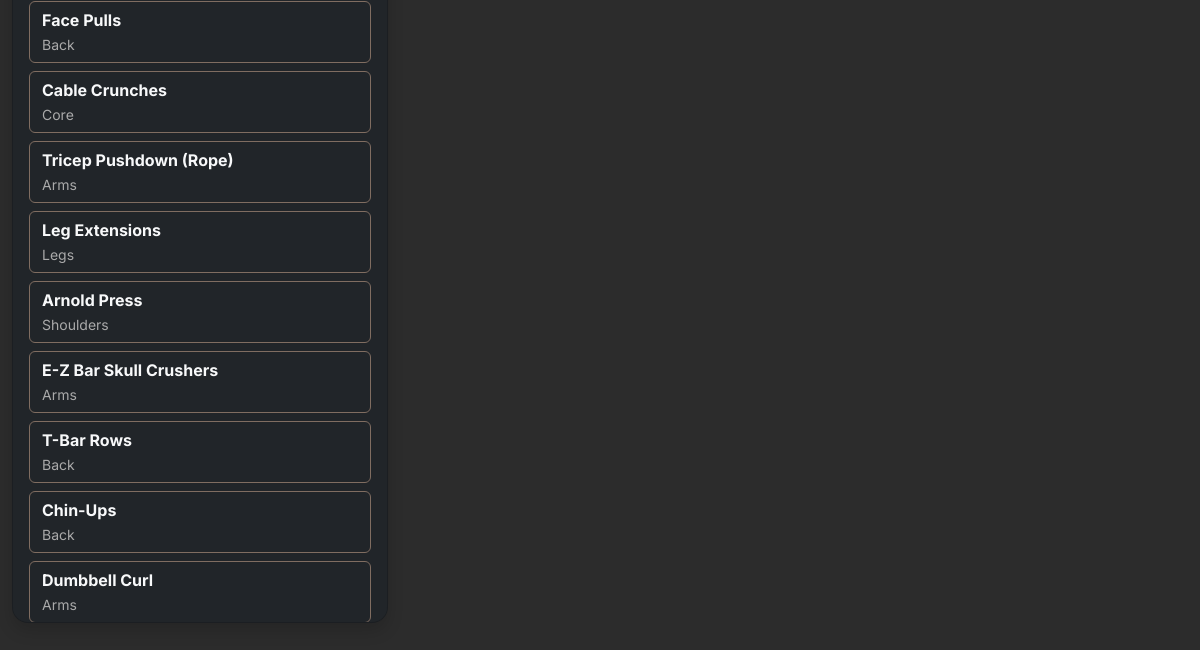
The page /log_workout (signed in, lower part) on the database as committed earlier.
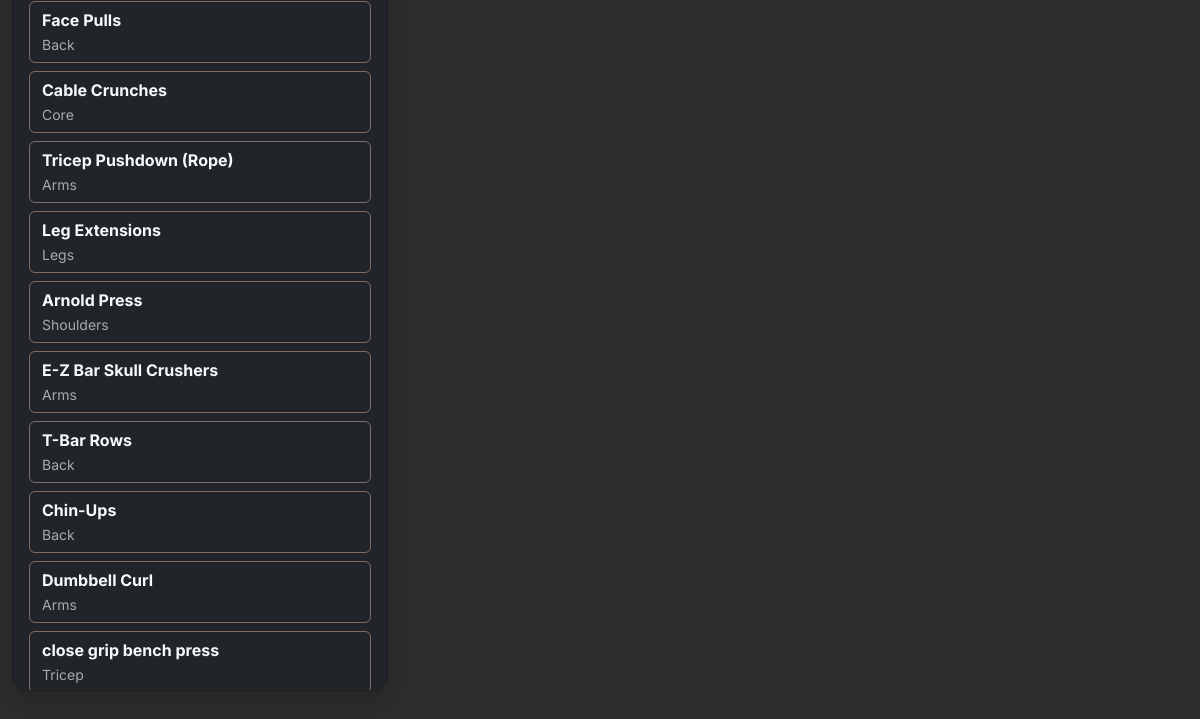
The same page on the database as committed later.
### tables this page shows
CREATE TABLE "exercises" (
	"id"	INTEGER,
	"name"	TEXT NOT NULL UNIQUE,
	"muscle_group"	TEXT NOT NULL,
	"equipment"	TEXT,
	"type"	TEXT,
	"difficulty"	TEXT,
	"primary_muscle"	TEXT,
	PRIMARY KEY("id" AUTOINCREMENT)
);

### app.py (the view, shortened to what this page needs)
@app.route('/log_workout', methods=['GET', 'POST'])
def log_workout():
    if 'user' not in session:
        return redirect('/login')
    conn = sqlite3.connect('workout_tracker.db')
    c = conn.cursor()
    c.execute("SELECT name, muscle_group FROM exercises")
    exercises = c.fetchall()
    conn.close()
    prefilled = []
    return render_template(
        'log_workout.html',
        exercise=exercises,
        current_date=datetime.now().strftime("%Y-%m-%d"),
        prefilled=prefilled  # <-- this is crucial for JS prefill
    )

### templates/log_workout.html (shortened to what this page needs)
{% extends "base.html" %}
{% block content %}
    <div class="container-fluid mt-4">
        <div class="row g-4">
            <div class="col-md-4">
                <div class="card bg-dark text-white rouded-4 shadow p-3" style="max-height: 80vh; overflow-y: auto">
                    <div id="exerciseList" class="d-grid gap-2">
                        {% for ex in exercise %}
                        <button class="btn btn-outline-light text-start"
                            style="font-family: 'Inter'; border-color: var(--grey);"
                            data-muscle="{{ ex[1] }}"
                            onclick="selectExercise('{{ ex[0] }}')">
                        <strong>{{ ex[0] }}</strong> <br><small class="text-muted">{{ ex[1] }}</small>
                        </button>
                    {% endfor %}
                    </div>
                </div>
            </div>
            <div class="col-md-8">
            </div>
        </div>
    </div>
{% endblock %}

Rows that differ between the two databases and show on the page:
added exercises: name "close grip bench press", muscle_group "Tricep"
